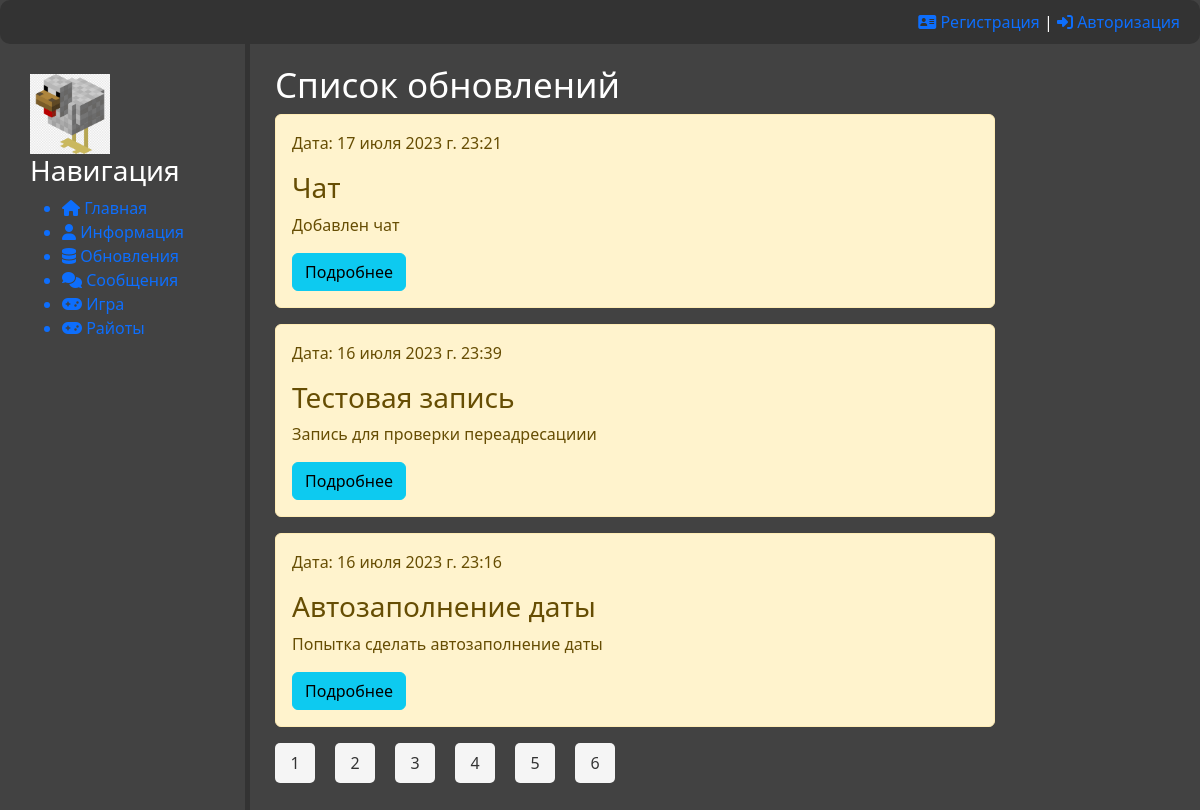
The page /database/ on the database as committed earlier.
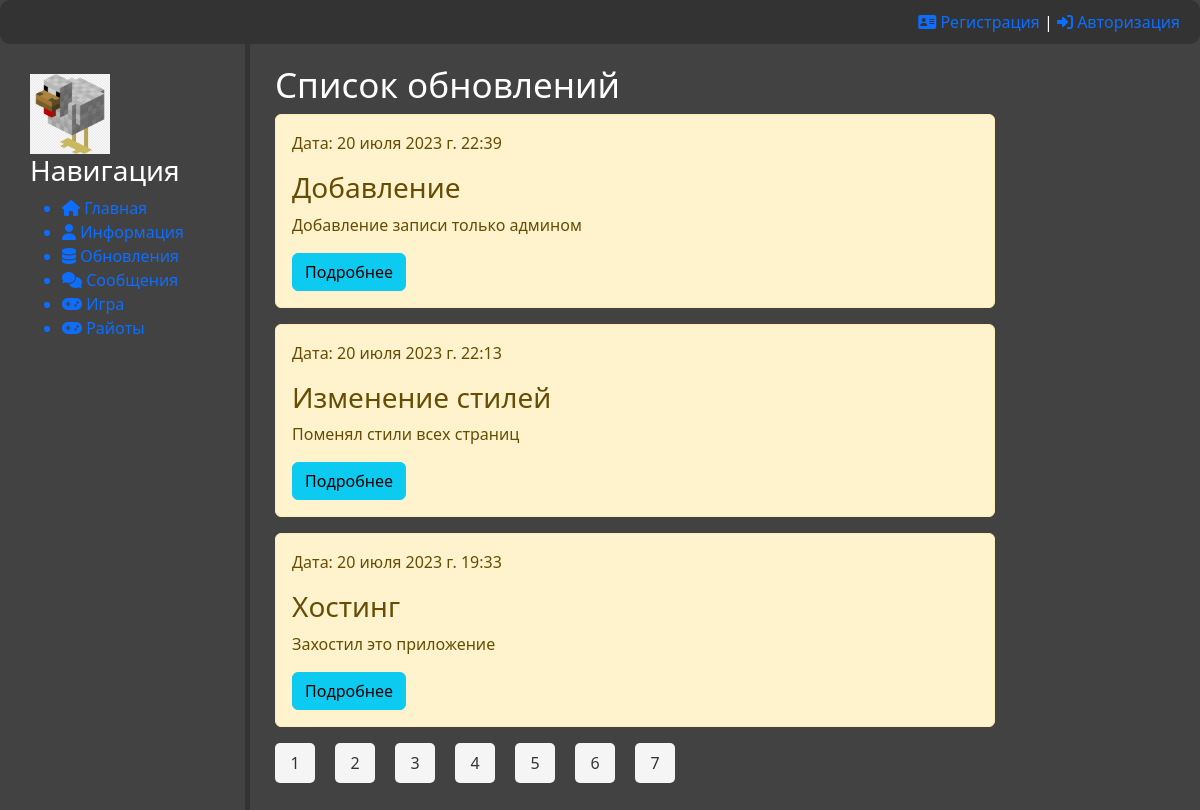
The same page on the database as committed later.
### database/models.py (models this page shows, shortened)
class Notes(models.Model):
    objects = None
    title = models.CharField('Название', max_length=50)
    anons = models.CharField('Анонс', max_length=250)
    full_text = models.TextField('Заметка')
    date = models.DateTimeField('Дата', auto_now_add=True)
    category = models.ForeignKey('Category', on_delete=models.PROTECT, null=True)
    def get_absolute_url(self):
        return reverse('note', kwargs={'note_id': self.pk})
    class Meta:
        verbose_name = 'Заметка'
        verbose_name_plural = 'Заметки'

### database/views.py (the view)
# urls.py: path('', views.UpdateHome.as_view(), name='data_base_home'),
class UpdateHome(ListView): #LoginRequiredMixin
    paginate_by = 3
    model = Notes
    template_name = 'database/home.html'
    context_object_name = 'notes'
    login_url = reverse_lazy('not_auth')
    ordering = ['-date']
    def get_context_data(self, *, object_list=None, **kwargs):
        context = super().get_context_data(**kwargs)
        context['title'] = 'Список обновлений'
        return context

### database/templates/database/home.html (shortened to what this page needs)
{% extends 'main/layout.html' %}
{% block content %}
    <div class="features">
        <h1> {{ title }} </h1>
        {% if object_list %}
            {% for elem in notes %}
                <div class="alert alert-warning">
                    <p style="margin-right: auto;"> Дата: {{elem.date}}</p>
                    <h3> {{ elem.title }} </h3>
                    <p> {{ elem.anons }} </p>
                    <a href="{{ elem.get_absolute_url }}"><button class="btn btn-info"> Подробнее </button></a>
                </div>
            {% endfor %}
        {% else %}
            <p> Обновлений нет! </p>
        {% endif %}
        <nav class="list-pages">
            <ul>
                {% for page in paginator.page_range %}
                    <li class="page-num">
                        <a href="?page={{ page }}"> {{ page }}</a>
                    </li>
                {% endfor %}
            </ul>
        </nav>
    </div>
{% endblock %}

Rows that differ between the two databases and show on the page:
no longer on this page (row unchanged): Notes: date "17 июля 2023 г. 23:21", title "Чат", anons "Добавлен чат"
no longer on this page (row unchanged): Notes: date "16 июля 2023 г. 23:39", title "Тестовая запись", anons "Запись для проверки переадресациии"
no longer on this page (row unchanged): Notes: date "16 июля 2023 г. 23:16", title "Автозаполнение даты", anons "Попытка сделать автозаполнение даты"
added Notes: date "20 июля 2023 г. 22:39", title "Добавление", anons "Добавление записи только админом"
added Notes: date "20 июля 2023 г. 22:13", title "Изменение стилей", anons "Поменял стили всех страниц"
added Notes: date "20 июля 2023 г. 19:33", title "Хостинг", anons "Захостил это приложение"
Other text that changed with them:
new list line: "7"
